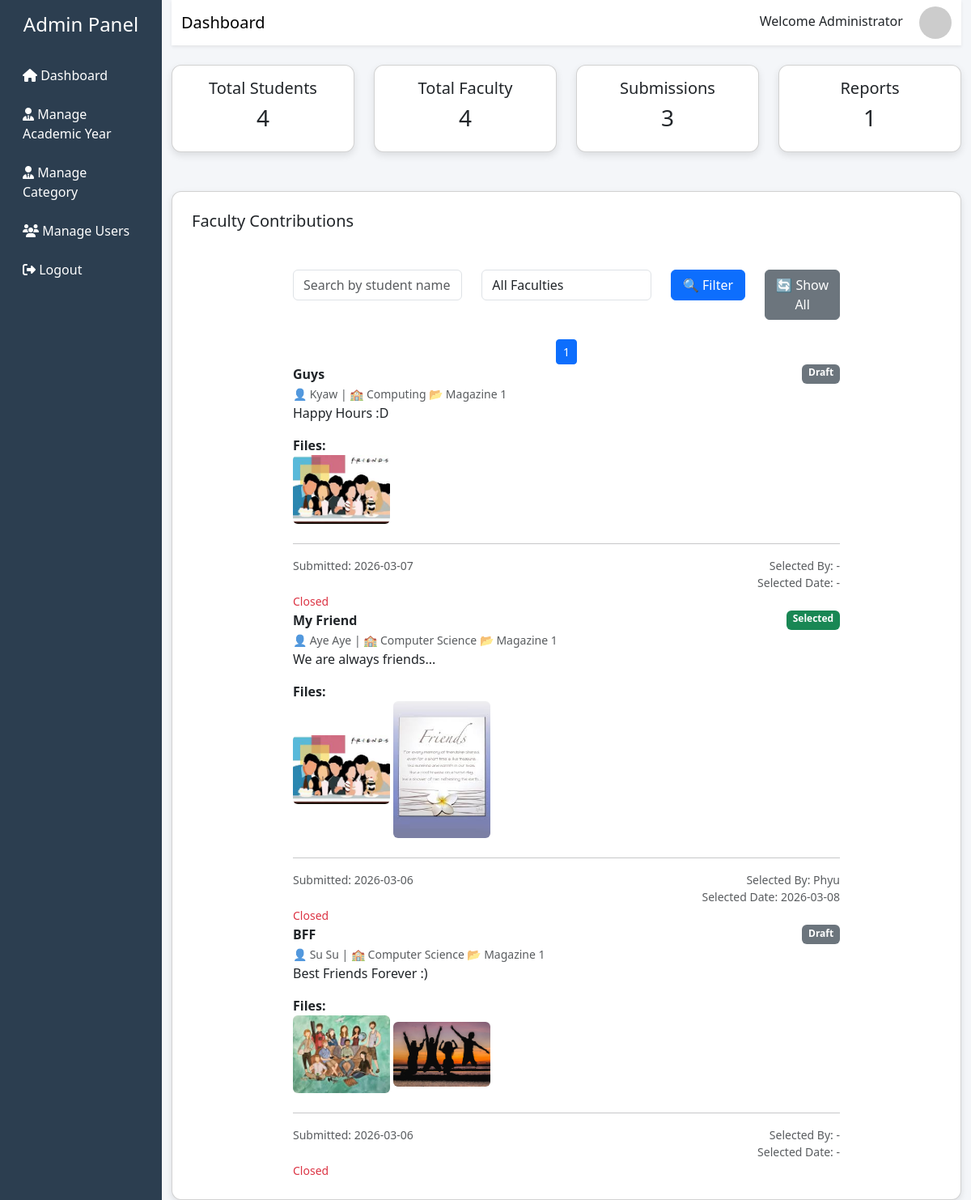
The page /student_contribution.php (signed in) on the database its author committed.
### tables this page shows
CREATE TABLE `tblcontribution` (
  `contributionid` int(11) NOT NULL,
  `studentid` int(11) NOT NULL,
  `categoryid` int(11) NOT NULL,
  `title` varchar(200) NOT NULL,
  `description` text DEFAULT NULL,
  `submission_date` date NOT NULL,
  `status` enum('draft','submitted','selected','rejected') NOT NULL DEFAULT 'draft',
  `is_selected_for_publication` tinyint(1) DEFAULT 0,
  `selected_by` int(11) DEFAULT NULL,
  `selecteddate` date DEFAULT NULL,
  `filepath1` varchar(255) DEFAULT NULL,
  `filepath2` varchar(255) DEFAULT NULL,
  `filepath3` varchar(255) DEFAULT NULL
);

CREATE TABLE `tbluser` (
  `userid` int(11) NOT NULL,
  `facultyid` int(11) DEFAULT NULL,
  `roleid` int(11) NOT NULL,
  `username` varchar(100) NOT NULL,
  `email` varchar(100) NOT NULL,
  `password_hash` varchar(255) NOT NULL,
  `created_at` datetime DEFAULT current_timestamp()
);

CREATE TABLE `tblfaculty` (
  `facultyid` int(11) NOT NULL,
  `facultyname` varchar(100) NOT NULL,
  `description` varchar(255) DEFAULT NULL
);

CREATE TABLE `tblcategory` (
  `categoryid` int(11) NOT NULL,
  `academicyearid` int(11) NOT NULL,
  `categoryname` varchar(100) NOT NULL,
  `categorystartdate` date NOT NULL,
  `categoryclosuredate` date NOT NULL
);

### student_contribution.php (the view, shortened to what this page needs)
<?php
require_once("include/connect.php");
$search = $_GET['search'] ?? '';
$faculty_filter = $_GET['faculty_filter'] ?? '';
$student_count = mysqli_fetch_assoc(mysqli_query($connection, "
    SELECT COUNT(*) as total FROM tbluser
    WHERE roleid = 2
"))['total'];
$faculty_count = mysqli_fetch_assoc(mysqli_query($connection, "
    SELECT COUNT(*) as total FROM tblfaculty
"))['total'];
$submission_count = mysqli_fetch_assoc(mysqli_query($connection, "
    SELECT COUNT(*) as total FROM tblcontribution
"))['total'];
$report_count = mysqli_fetch_assoc(mysqli_query($connection, "
    SELECT COUNT(*) as total FROM tblcontribution
    WHERE status = 'selected'
"))['total'];
$roleid = $_SESSION['roleid'];
$where = "WHERE 1";
$limit = 5;
$page = isset($_GET['page']) ? (int)$_GET['page'] : 1;
$offset = ($page - 1) * $limit;
$count_query = mysqli_query($connection, "
SELECT COUNT(*) as total
FROM tblcontribution c
LEFT JOIN tbluser s ON c.studentid = s.userid
$where
");
$total_rows = mysqli_fetch_assoc($count_query)['total'];
$total_pages = ceil($total_rows / $limit);
$query = mysqli_query($connection, "
SELECT c.*,
       cat.categoryname,
       cat.categoryclosuredate,
       u.username as selector,
       s.username as studentname,
       f.facultyname
FROM tblcontribution c
LEFT JOIN tblcategory cat ON c.categoryid = cat.categoryid
LEFT JOIN tbluser u ON c.selected_by = u.userid
LEFT JOIN tbluser s ON c.studentid = s.userid
LEFT JOIN tblfaculty f ON s.facultyid = f.facultyid
$where
ORDER BY c.contributionid DESC
LIMIT $offset, $limit
");
?>
<!DOCTYPE html>
<html lang="en">
<head>
    <link href="https://cdn.jsdelivr.net/npm/bootstrap@5.3.2/dist/css/bootstrap.min.css" rel="stylesheet">
    <link rel="stylesheet" href="https://cdnjs.cloudflare.com/ajax/libs/font-awesome/6.5.0/css/all.min.css">
    <link rel="stylesheet" href="assets/css/style.css">
</head>
<body>
    <div class="container-fluid">
        <div class="row">
            <div class="col-lg-2 col-md-3 sidebar p-3">
                <h4 class="text-center mb-4">Admin Panel</h4>
                <a href="student_contribution.php"><i class="fa fa-home"></i> Dashboard</a>
                <a href="academic_year_register.php"><i class="fa fa-user-tie"></i> Manage Academic Year</a>
                <a href="category_register.php"><i class="fa fa-user-tie"></i> Manage Category</a>
                <a href="register.php"><i class="fa fa-users"></i> Manage Users</a>
                <a href="logout.php"><i class="fa fa-sign-out-alt"></i> Logout</a>
            </div>
            <div class="col-lg-10 col-md-9">
                <nav class="navbar navbar-expand-lg navbar-light bg-white shadow-sm mb-4">
                    <div class="container-fluid">
                        <span class="navbar-brand">Dashboard</span>
                        <div class="ms-auto">
                            <span class="me-3">Welcome <?php
                                                        echo $username = $_SESSION['username'];
                                                        ?></span>
                            <img src="https://i.pravatar.cc/40" class="rounded-circle">
                        </div>
                    </div>
                </nav>
                <div class="row g-4">
                    <div class="col-lg-3 col-md-6 col-sm-12">
                        <div class="card dashboard-card text-center p-3">
                            <h5>Total Students</h5>
                            <h3><?php echo $student_count; ?></h3>
                        </div>
                    </div>
                    <div class="col-lg-3 col-md-6 col-sm-12">
                        <div class="card dashboard-card text-center p-3">
                            <h5>Total Faculty</h5>
                            <h3><?php echo $faculty_count; ?></h3>
                        </div>
                    </div>
                    <div class="col-lg-3 col-md-6 col-sm-12">
                        <div class="card dashboard-card text-center p-3">
                            <h5>Submissions</h5>
                            <h3><?php echo $submission_count; ?></h3>
                        </div>
                    </div>
                    <div class="col-lg-3 col-md-6 col-sm-12">
                        <div class="card dashboard-card text-center p-3">
                            <h5>Reports</h5>
                            <h3><?php echo $report_count; ?></h3>
                        </div>
                    </div>
                </div>
                <div class="card mt-5 p-4">
                    <div class="d-flex justify-content-between align-items-center mb-3">
                        <h5>
                        <?php
                        if ($roleid == 1) echo "Faculty Contributions";
                        else echo "Students' Contributions";
                        ?>
                        </h5>
                    </div>
                    <div class="container mt-4" style="max-width:700px;">
                        <form method="GET" class="row mb-3">
                    <div class="col-md-4">
                        <input type="text" name="search" class="form-control"
                            placeholder="Search by student name"
                            value="<?php echo htmlspecialchars($search); ?>">
                    </div>
                    <div class="col-md-4">
                        <select name="faculty_filter" class="form-control">
                            <option value="">All Faculties</option>
                        </select>
                    </div>
                    <div class="col-md-2">
                        <button class="btn btn-primary w-100">
                            🔍 Filter
                        </button>
                    </div>
                    <div class="col-md-2">
                        <a href="<?php echo $_SERVER['PHP_SELF']; ?>" class="btn btn-secondary w-100">
                            🔄 Show All
                        </a>
                    </div>
                </form>
                    <div class="mt-4 d-flex justify-content-center">
                        <?php for($i = 1; $i <= $total_pages; $i++){ ?>
                            <a href="?page=<?php echo $i; ?>&search=<?php echo $search; ?>&faculty_filter=<?php echo $faculty_filter; ?>"
                            class="btn btn-sm <?php if($i == $page) echo 'btn-primary'; else echo 'btn-outline-primary'; ?> mx-1">
                                <?php echo $i; ?>
                            </a>
                        <?php } ?>
                    </div>
                        <?php
                        while ($row = mysqli_fetch_array($query)) {
                        ?>
                            <div class="feed-card">
                                <div class="d-flex justify-content-between">
                                    <strong><?php echo $row['title']; ?></strong>
                                    <span class="badge
                                    <?php
                                    if ($row['status'] == "selected") echo "bg-success";
                                    elseif ($row['status'] == "rejected") echo "bg-danger";
                                    elseif ($row['status'] == "submitted") echo "bg-warning text-dark";
                                    else echo "bg-secondary";
                                    ?>">
                                    <?php echo ucfirst($row['status']); ?>
                                    </span>
                                </div>
                                <small class="text-muted">
                                    👤 <?php echo $row['studentname'] ?? 'N/A'; ?> |
                                    🏫 <?php echo $row['facultyname'] ?? 'N/A'; ?>
                                    📂 <?php echo $row['categoryname']; ?>
                                </small>
                                <p>
                                    <?php echo $row['description']; ?>
                                </p>
                                <b>Files:</b><br>
                                <?php
                                    $files = [$row['filepath1'], $row['filepath2'], $row['filepath3']];
                                    foreach ($files as $file) {
                                        if ($file) {
                                            $ext = strtolower(pathinfo($file, PATHINFO_EXTENSION));
                                            if (in_array($ext, ['jpg', 'jpeg', 'png', 'gif'])) {
                                    ?>
                                                <img src="upload/<?php echo $file; ?>" width="120" class="mb-2 rounded">
                                    <?php
                                            }
                                        }
                                    }
                                    ?>
                                <br>
                                <hr>
                                <div class="d-flex justify-content-between small text-muted">
                                    <span>Submitted: <?php echo $row['submission_date']; ?></span>
                                    <span>
                                        Selected By: <?php echo $row['selector'] ?? "-"; ?>
                                    </span>
                                </div>
                                <div class="text-end small text-muted">
                                    Selected Date: <?php echo $row['selecteddate'] ?? "-"; ?>
                                </div>
                            </div>
                            <?php
                            $today = date("Y-m-d");
                            if ($today <= $row['categoryclosuredate']) {
                            ?>
                            <?php
                            } else {
                                echo '<span class="text-danger small">Closed</span>';
                            }
                            ?>
                        <?php
                        }
                        ?>
                    </div>
                </div>
            </div>
        </div>
    </div>
</body>
</html>

### assets/css/style.css (style rules this page uses)
body { background:#f4f6f9; }
.sidebar { height:100vh; background:#2c3e50; color:white; }
.sidebar a { color:white; display:block; padding:12px; text-decoration:none; }
.card { border-radius:12px; box-shadow:0 3px 8px rgba(0,0,0,0.1); }

### student_contribution.php (style rules this page uses)
.sidebar { height: auto; background: #2c3e50; color: white; }
.sidebar a { color: white; text-decoration: none; display: block; padding: 12px; }
.dashboard-card { border-radius: 12px; box-shadow: 0 4px 10px rgba(0, 0, 0, 0.1); }

### rows shown on the page
tblcontribution: title "Guys", status "Draft", studentid.username "Kyaw", tblfaculty.facultyname "Computing", categoryid.categoryname "Magazine 1", description "Happy Hours :D", submission_date "2026-03-07", selector "-", selecteddate "-"
tblcontribution: title "My Friend", status "Selected", studentid.username "Aye Aye", tblfaculty.facultyname "Computer Science", categoryid.categoryname "Magazine 1", description "We are always friends...", filepath1 (picture), filepath2 (picture), submission_date "2026-03-06", selected_by.username "Phyu", selecteddate "2026-03-08"
tblcontribution: title "BFF", status "Draft", studentid.username "Su Su", tblfaculty.facultyname "Computer Science", categoryid.categoryname "Magazine 1", description "Best Friends Forever :)", filepath1 (picture), filepath2 (picture), submission_date "2026-03-06", selector "-", selecteddate "-"

### other values the page prints
$username = $_SESSION['username'] "Administrator"
$student_count "4"
$faculty_count "4"
$submission_count "3"
$report_count "1"
